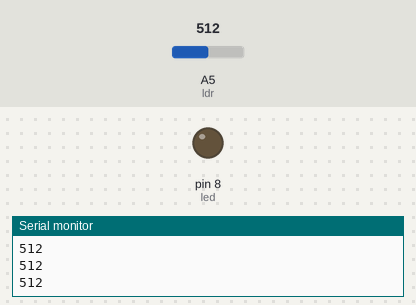
Simulated run of this sketch. Board: Arduino Uno, built with avr-gcc and run on an emulated ATmega328P. Parts: output pins drawn as LEDs (lit = HIGH), the last lines printed to the serial monitor. The test bench sets the inputs (shaded band); at power-on: A5 (ldr) = 512.

Above: at 1.2 s.
1.3 s: A5 (ldr) set to 365
2.8 s: A5 (ldr) set to 338
At 3.6 s:
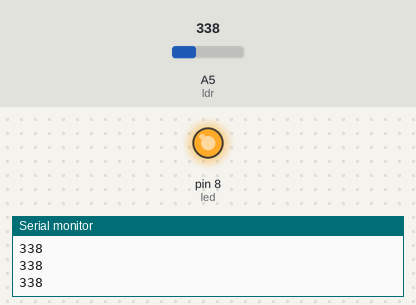
4.3 s: A5 (ldr) set to 360
At 4.6 s:
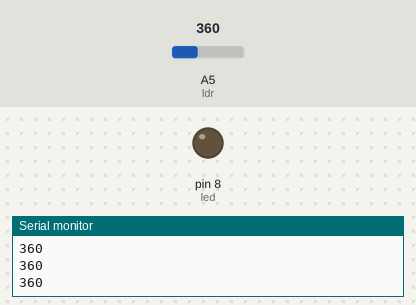
5.8 s: A5 (ldr) set to 340
At 7.0 s:
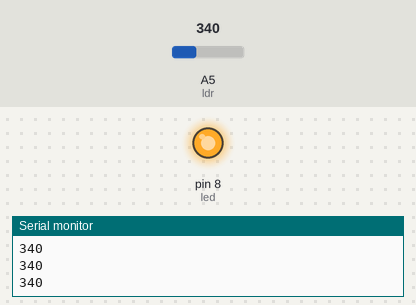
Timing chart, 0 to 8.3 s (numbered marks = the images above; inputs shaded):
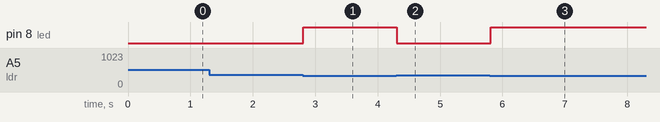

The sketch:

proje10.ino
```cpp
//-----------------------------------
int led = 8;
int ldr = A5;
//-----------------------------------
void setup()
{
  pinMode(led, OUTPUT);
  digitalWrite(led, LOW);
  Serial.begin(9600);
}
//-----------------------------------
void loop()
{
  int deger = analogRead(ldr);
  Serial.println(deger);

  if(deger <= 350)
    digitalWrite(led, HIGH);
  else
    digitalWrite(led, LOW);
}
//-----------------------------------
```

Measured:
- the behaviour switches between 351 and 350 on A5 (ldr) (found by bisection; images 0 and 1)
- after the input at 2.8 s, pin 8 (led): LOW → HIGH at once
- after the input at 4.3 s, pin 8 (led): HIGH → LOW at once
- after the input at 5.8 s, pin 8 (led): LOW → HIGH at once
